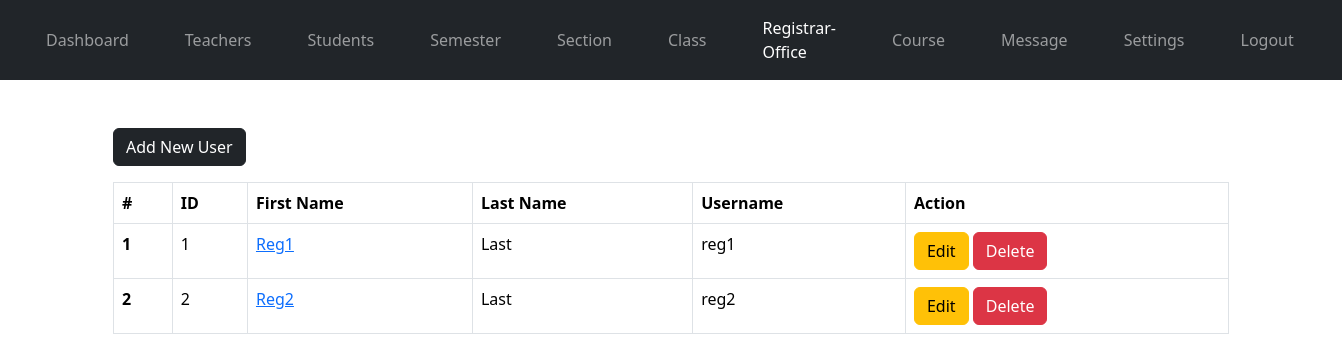
The app's page /admin/registrar-office.php (signed in) with its own data.
### tables this page shows
CREATE TABLE `registrar_office` (
  `r_user_id` int(11) NOT NULL,
  `username` varchar(127) NOT NULL,
  `password` varchar(255) NOT NULL,
  `fname` varchar(31) NOT NULL,
  `lname` varchar(31) NOT NULL,
  `address` varchar(31) NOT NULL,
  `employee_number` int(11) NOT NULL,
  `date_of_birth` date NOT NULL,
  `phone_number` varchar(31) NOT NULL,
  `qualification` varchar(31) NOT NULL,
  `gender` varchar(7) NOT NULL,
  `email_address` varchar(255) NOT NULL,
  `date_of_joined` datetime NOT NULL DEFAULT current_timestamp()
);

### admin/data/registrar_office.php (called while the page is built, shortened)
<?php
function getAllR_users($conn){
   $sql = "SELECT * FROM registrar_office";
   $stmt = $conn->prepare($sql);
   $stmt->execute();
   if ($stmt->rowCount() >= 1) {
     $teachers = $stmt->fetchAll();
     return $teachers;
   }else {
   	return 0;
   }
}

### admin/registrar-office.php (the view, shortened to what this page needs)
<?php
if (isset($_SESSION['admin_id']) &&
    isset($_SESSION['role'])) {
    if ($_SESSION['role'] == 'Admin') {
       include "../db_connection.php";
       include "data/registrar_office.php";
       $r_users = getAllR_users($conn);
 ?>
<?php
       include "../header.php";
?>
<body>
    <?php
        include "../nav.php";
        if ($r_users != 0) {
     ?>
     <div class="container mt-5">
        <a href="registrar-office-add.php"
           class="btn btn-dark">Add New User</a>
           <div class="table-responsive">
              <table class="table table-bordered mt-3 n-table">
                <thead>
                  <tr>
                    <th scope="col">#</th>
                    <th scope="col">ID</th>
                    <th scope="col">First Name</th>
                    <th scope="col">Last Name</th>
                    <th scope="col">Username</th>
                    <th scope="col">Action</th>
                  </tr>
                </thead>
                <tbody>
                  <?php $i = 0; foreach ($r_users as $r_user ) {
                    $i++;  ?>
                  <tr>
                    <th scope="row"><?=$i?></th>
                    <td><?=$r_user['r_user_id']?></td>
                    <td><a href="registrar-office-view.php?r_user_id=<?=$r_user['r_user_id']?>">
                         <?=$r_user['fname']?></a></td>
                    <td><?=$r_user['lname']?></td>
                    <td><?=$r_user['username']?></td>
                    <td>
                        <a href="registrar-office-edit.php?r_user_id=<?=$r_user['r_user_id']?>"
                           class="btn btn-warning">Edit</a>
                        <a href="registrar-office-delete.php?r_user_id=<?=$r_user['r_user_id']?>"
                           class="btn btn-danger">Delete</a>
                    </td>
                  </tr>
                <?php } ?>
                </tbody>
              </table>
           </div>
         <?php } ?>
     </div>
</body>
<?php
                    include "../footer.php";
?>
<?php
  }else {
    header("Location: ../login.php");
    exit;
  }
}else {
	header("Location: ../login.php");
	exit;
}
?>

### static/styles.css (style rules this page uses)
* { margin: 0; padding: 0; }
body { font-family: Arial, sans-serif; margin: 0; padding: 0px; background-color: #f4f4f4; color: #333; }

### records on screen
registrar_office: r_user_id "1", fname "Reg1", lname "Last", username "reg1"
registrar_office: r_user_id "2", fname "Reg2", lname "Last", username "reg2"
